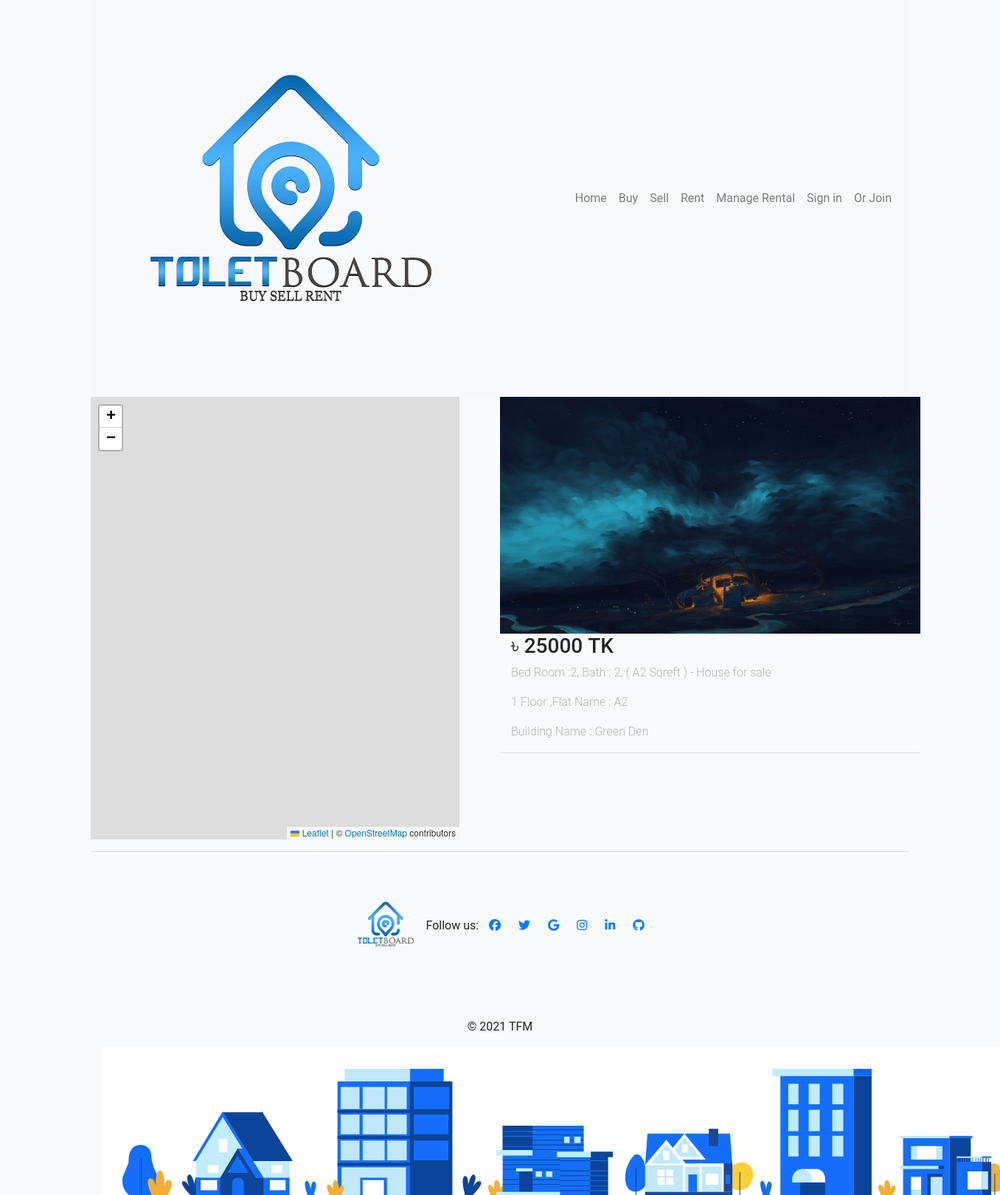
Page /rent.php on the committed database.
### tables this page shows
CREATE TABLE `rent_post` (
  `ID` int(250) NOT NULL,
  `building_name` varchar(250) NOT NULL,
  `coordinate` varchar(250) NOT NULL,
  `bed` varchar(250) NOT NULL,
  `bath` varchar(250) NOT NULL,
  `floor` varchar(250) NOT NULL,
  `flat_name` varchar(250) NOT NULL,
  `image_name` varchar(250) NOT NULL,
  `size` varchar(250) NOT NULL,
  `price` varchar(250) NOT NULL,
  `image_name1` varchar(250) DEFAULT NULL,
  `image_name2` varchar(250) DEFAULT NULL,
  `image_name3` varchar(250) DEFAULT NULL
);

### rent.php (the view, shortened to what this page needs)
<?php
include "PHP/header.php";
include "PHP/menu.php";
include "PHP/db.php";
$query = "SELECT * from rent_post";
$result = mysqli_query($conn,$query);
$fetch = mysqli_fetch_all($result,MYSQLI_ASSOC);
?>
<div class="row">
    <div class="col-sm-6">
        <?php include "map.php"; ?>
    </div>
    <div class="col-sm-6">
    <div class="scroll">
        <div class="row" >
            <?php foreach($fetch as $data):?>
                <div class="post_data" onclick="location_find('<?php echo $data['coordinate']?>')">
                <img src="images/<?php echo $data['image_name'];?>" alt="" style="width: 100%;">
                <div class="col-sm-12"><h3> ৳ <?php echo $data['price'];?> TK </h3></div>
                <div class="col-sm-12"><p> Bed Room :<?php echo $data['bed'];?>, Bath : <?php echo $data['bath'];?>, (  <?php echo $data['size'];?> Sqreft ) - House for sale </p> </div>
                <div class="col-sm-12"><p> <?php echo $data['floor'];?> Floor ,Flat Name : <?php echo $data['flat_name'];?> </p></div>
                <div class="col-sm-12"><p>Building Name : <?php echo $data['building_name'];?></p></div>
                <hr>
                </div>
        <?php endforeach;?>
        </div>
    </div>
</div>
</div>
<?php include "PHP/footer.php"; ?>

### css/style.css (style rules this page uses)
body { font-family: "Roboto", sans-serif; background-color: #f8fafb; }
p { color: #b3b3b3; font-weight: 300; }
h1, h2, h3, h4, h5, h6, .h1, .h2, .h3, .h4, .h5, .h6 { font-family: "Roboto", sans-serif; }
body { margin: 0; }

### rows in the picture
rent_post: image_name (picture), price "25000", bed "2", bath "2", size "A2", floor "1", flat_name "A2", building_name "Green Den"
